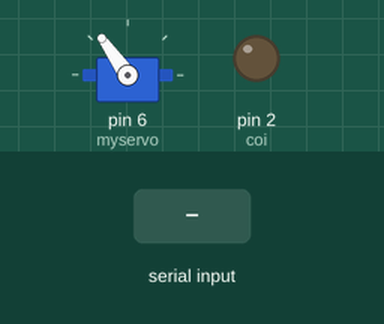
Recording of a sketch running on a simulated Arduino Uno, built with avr-gcc and run on an emulated ATmega328P. On the bench: servo, output pins drawn as LEDs (lit = HIGH). Dashed ring = blinking. The inputs (shaded band) are chosen by the test bench. Pins used as bus, display or sensor lines are not drawn; what the sketch prints to the serial monitor is not drawn.

Above: at 1.2 s.
1.3 s: "m" received over the second serial link
At 1.5 s:
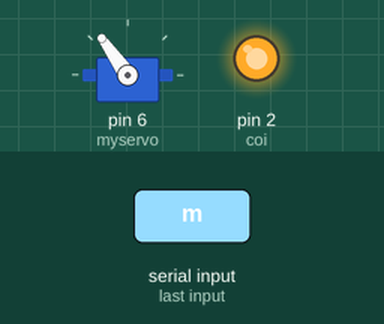
At 3.8 s:
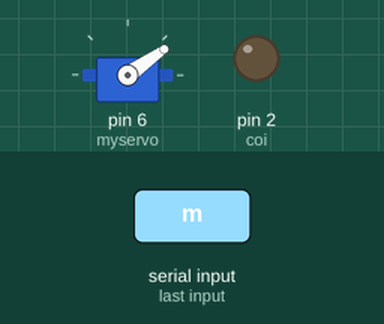
4.3 s: "k" received over the second serial link
At 4.5 s:
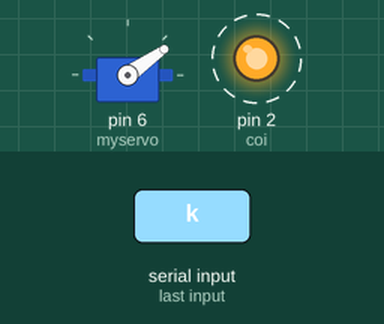
Timing chart, 0 to 7.8 s (numbered marks = the images above; inputs shaded):
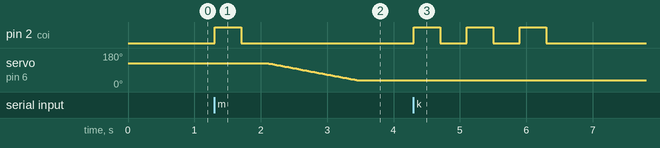

Measured:
- after the input at 1.3 s, pin 2 (coi): LOW → HIGH at once, → LOW 0.40 s later; servo on pin 6 (myservo): moves from 125° to 35° over 1.3 s, starting after 0.82 s
- after the input at 4.3 s, pin 2 (coi): alternates HIGH for 0.40 s and LOW for 0.40 s, 6 changes in all, then stays LOW, starting at once

The sketch:

RFDI.ino
```cpp
#include <SPI.h>
#include <MFRC522.h> // thu vien "RFID".
#include <Servo.h> // thu vien "servo".
#include <Wire.h>  // thu vien i2c

#include <SoftwareSerial.h>

SoftwareSerial unoSerial(3, 4); // RX, TX

const int coi = 2; // còi
#define camBien  5

/*
Ket noi voi Arduino Uno hoac Mega
 ----------------------------------------------------- Nicola Coppola
 * Pin layout should be as follows:
 * Signal     Pin              Pin               Pin
 *            Arduino Uno      Arduino Mega      MFRC522 board
 * ------------------------------------------------------------
 * Reset      9                5                 RST
 * SPI SS     10               53                SDA
 * SPI MOSI   11               51                MOSI
 * SPI MISO   12               50                MISO
 * SPI SCK    13               52                SCK

 */

#define SS_PIN 10
#define RST_PIN 9

MFRC522 mfrc522(SS_PIN, RST_PIN);
unsigned long uidDec, uidDecTemp; // hien thi so UID dang thap phan
byte bCounter, readBit;
unsigned long ticketNumber;

Servo myservo;
int pos = 0;


bool stringComplete = false;

void setup() {
  myservo.attach(6);
  myservo.write(125);
  //
  unoSerial.begin(9600);
  //
  pinMode(coi, OUTPUT);
  pinMode(camBien, INPUT);
  Serial.begin(9600);
  SPI.begin();
  mfrc522.PCD_Init();
  Serial.println("Prilozhite kartu / Waiting for card...");
}


void loop() {
    serialEventVao();

  // Tim the moi
  if ( ! mfrc522.PICC_IsNewCardPresent()) {
      return;
  }

  // Doc the
  if ( ! mfrc522.PICC_ReadCardSerial()) {
      return;
  }

  uidDec = 0;
  Serial.println("MMMMMMMMMMMMMMMMMMMMMMMMMMMMMMMMMMMMMMMMMMMMMMMMM");
  Serial.println("================================================");
  // Hien thi so UID cua the
  Serial.println("Serijnyj nomer karty / Card UID: ");
  for (byte i = 0; i < mfrc522.uid.size; i++) {
    uidDecTemp = mfrc522.uid.uidByte[i];
    uidDec = uidDec*256+uidDecTemp;
  }
  Serial.println(uidDec);
  unoSerial.print(uidDec);
  mfrc522.PICC_HaltA();
  ////////////////////
}

void serialEventVao() {
     while(unoSerial.available()){
           char inCharVao = (char)unoSerial.read();
           Serial.println(inCharVao);
           stringComplete = true;
           if(stringComplete){
              if(inCharVao=='m'){
                 Serial.println("Mở cổng vào");
                 coiBao(1);
                 servoMo();
                 stringComplete = false;
              }else if(inCharVao=='k'){
                       Serial.println("không Mở");
                       coiBao(3);
                       stringComplete = false;}
              }
     }
}

void servoMo(){
       for(pos = 125; pos >= 35; pos -= 1) { // goes from 180 degrees to 0 degrees
                 myservo.write(pos);              // tell servo to go to position in variable 'pos'
                 delay(15); // waits 15ms for the servo to reach the position
                 }
}
void servoDong(){
       for(pos = 35; pos <= 125; pos += 1) { // goes from 180 degrees to 0 degrees
                 myservo.write(pos);              // tell servo to go to position in variable 'pos'
                 delay(15); // waits 15ms for the servo to reach the position
                 }
}

void coiBao(int j){
        for(int i=1;i<=j;i++){
            digitalWrite(coi,1);
            delay(400);
            digitalWrite(coi,0);
            delay(400);
        }
}
```
